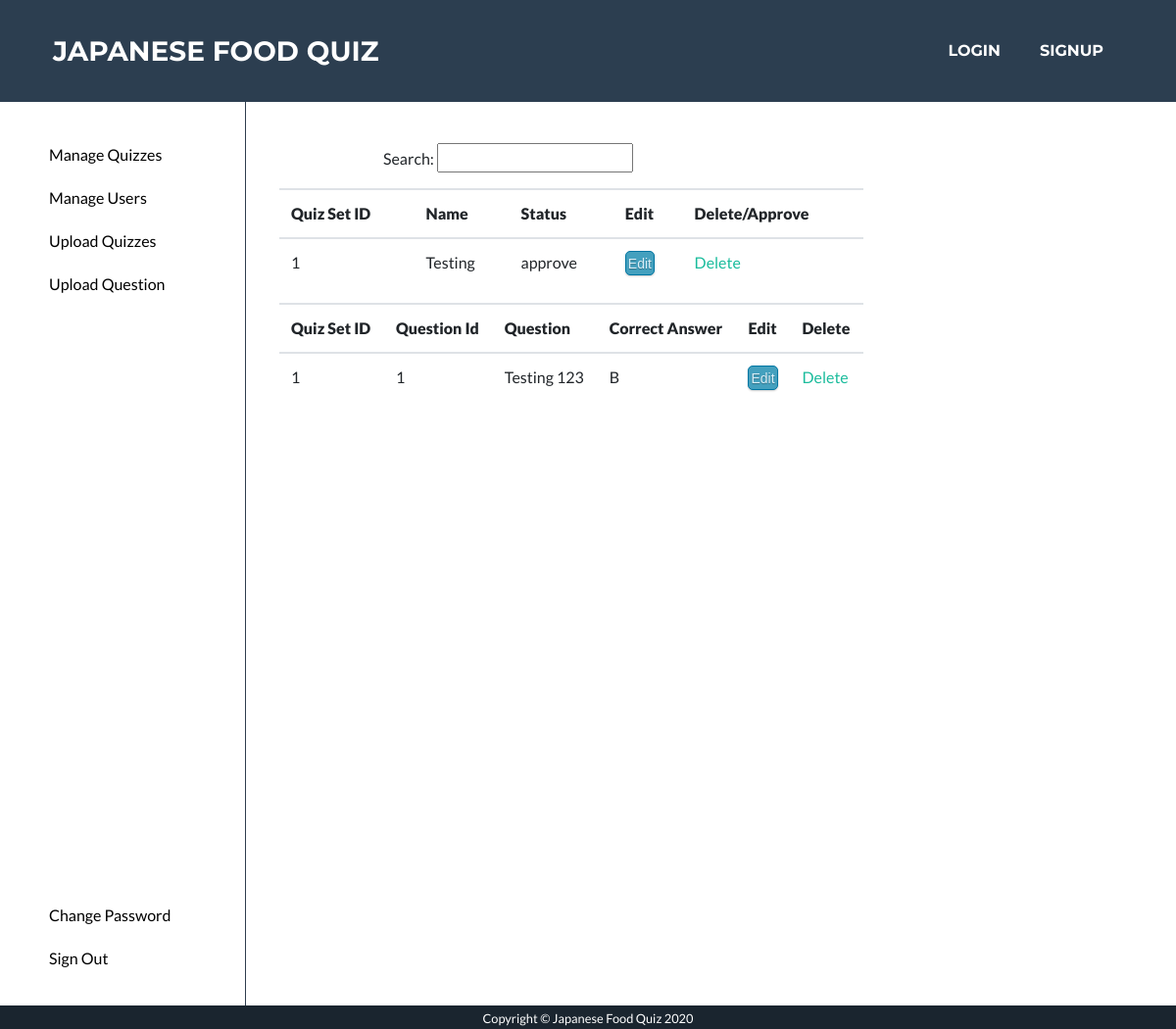
The page /manage_quiz (signed in) on the database as committed earlier.
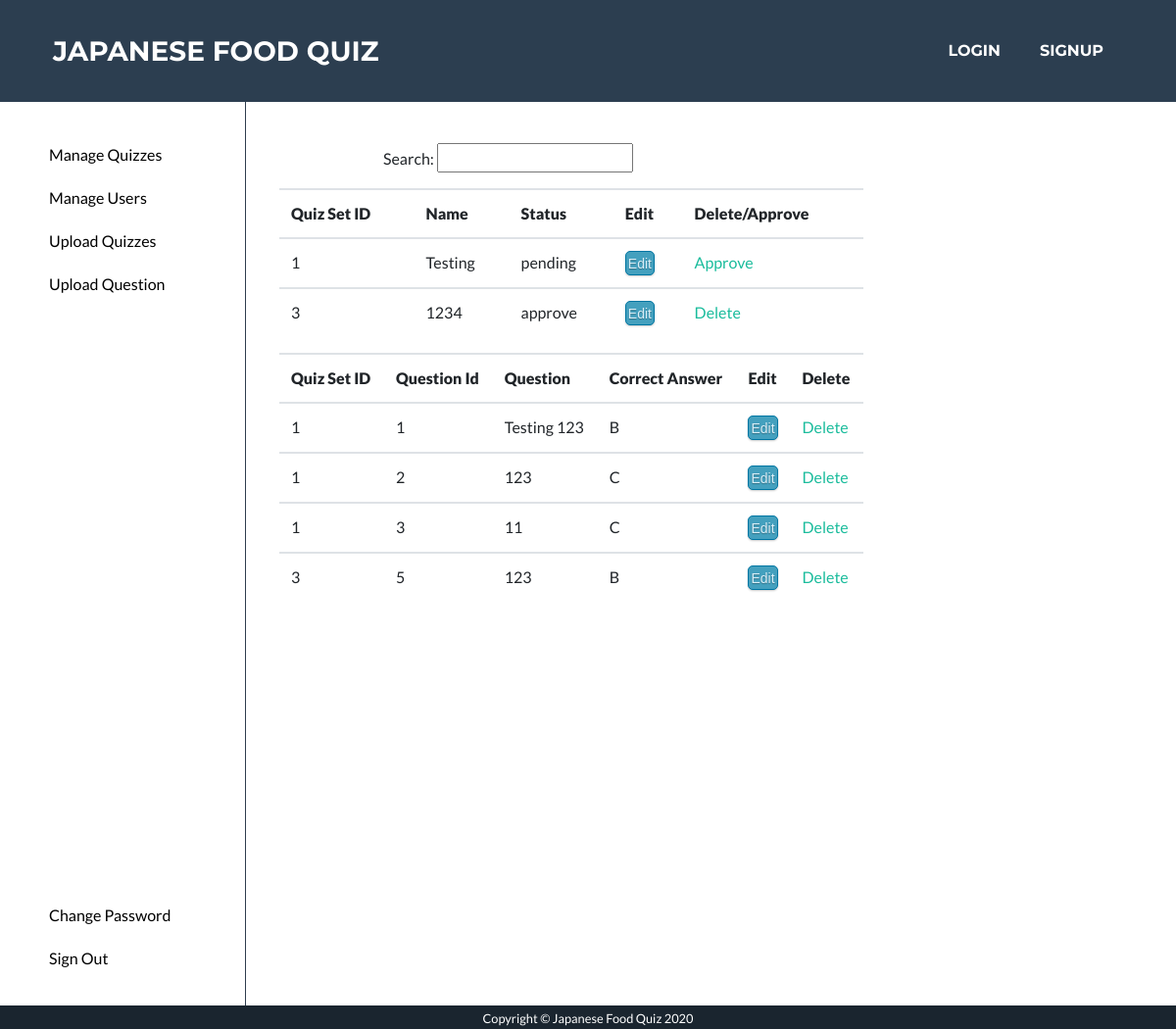
The same page on the database as committed later.
### app/models.py (models this page shows, shortened)
class QuizSet(db.Model):
    __table_args__ = {'extend_existing': True}
    quizSetID = db.Column(db.Integer, primary_key=True)
    name = db.Column(db.String(100))
    description = db.Column(db.String(100))
    picture = db.Column(db.String(100))
    userID = db.Column(db.String)
    status = db.Column(db.String(100))

class Question(db.Model):
    __table_args__ = {'extend_existing': True}
    questionID = db.Column(db.Integer, primary_key=True)
    quizSetID = db.Column(db.Integer)
    question = db.Column(db.String(1000))
    choiceA = db.Column(db.String(100))
    choiceB = db.Column(db.String(100))
    choiceC = db.Column(db.String(100))
    choiceD = db.Column(db.String(100))
    correctAnswer = db.Column(db.String(2))

### app/routes.py (the view)
@app.route('/manage_quiz')
@login_required
def manage_quiz():
    user = current_user
    if user.name != 'admin':
        return redirect('/admin')
    quizSetIds = []
    quizSets = QuizSet.query.all()
    for quizSet in quizSets:
        quizSetIds.append(quizSet.quizSetID)
    questions = Question.query.all()
    show_questions = []
    for question in questions:
        if question.quizSetID in quizSetIds:
            show_questions.append(question)
    return render_template('manage_quiz.html', quizSets=quizSets, questions=show_questions)

### app/models.py (called while the page is built)
@login.user_loader
def load_user(id):
    user = User.query.filter_by(id=(int(id))).first()
    return user

### app/templates/manage_quiz.html (shortened to what this page needs)
<!DOCTYPE html>
<html lang="en">
  <head>
    <link href="/static/style.css" rel="stylesheet" />
    <link rel="stylesheet" type="text/css" href="static/default.css" />
    <link rel="stylesheet" type="text/css" href="static/admin_page.css" />
    {% extends 'base.html' %} {% block content %}
    <div class="main">
      <div class="navbar2">
        <ul class="nav_ul2">
          <li class="nav_list2">
            <a href="/manage_quiz"><button>Manage Quizzes</button> </a>
          </li>
          <li class="nav_list2">
            <a href="/manage_user"><button>Manage Users</button> </a>
          </li>
          <li class="nav_list2">
            <a href="/upload_question_set"><button>Upload Quizzes</button> </a>
          </li>
          <li class="nav_list2">
            <a href="/upload_quiz"><button>Upload Question</button></a>
          </li>
          <li class="nav_list2_bottom"><a href="/admin_change_password"><button>Change Password</button></a></li>
          <li class="nav_list2"><a href="/logout"><button>Sign Out</button></a></li>
        </ul>
      </div>
      <div class="main_part">
        <p class="search">Search: <input type="text" /></p>
      <div class="flex_list container">
       <table class='table'>
              <tr>
                  <th><strong>Quiz Set ID</strong></th>
                  <th><strong>Name</strong></th>
                  <th><strong>Status</strong></th>
                  <th><strong>Edit</strong></th>
                  <th><strong>Delete/Approve</strong></th>
              </tr>
               {% for quizSet in quizSets %}
                  <tr>
                          <td>{{ quizSet.quizSetID }}</td>
                          <td>{{ quizSet.name }}</td>
                          <td>{{ quizSet.status }}</td>
                          <td><a class="button2" href="/edit_question_set?id={{ quizSet.quizSetID }}">Edit</a></td>
                          {%  if quizSet.status== "approve" %}
                          <td style="text-align: left;" ><a href="/delete_quiz_set?id={{ quizSet.quizSetID }}">Delete</a></td>
                          {% else %}
                          <td style="text-align: left;" ><a href="/delete_quiz_set?id={{ quizSet.quizSetID }}">Approve</a></td>
                          {% endif %}
                  </tr>
               {% endfor %}
       </table>
      </div>
      <div class="flex_list container">
       <table class='table'>
              <tr>
                  <th><strong>Quiz Set ID</strong></th>
                  <th><strong>Question Id</strong></th>
                  <th><strong>Question</strong></th>
                  <th><strong>Correct Answer</strong></th>
                  <th><strong>Edit</strong></th>
                  <th><strong>Delete</strong></th>
              </tr>
               {% for question in questions %}
                  <tr>
                          <td>{{ question.quizSetID }}</td>
                          <td>{{ question.questionID }}</td>
                          <td>{{ question.question }}</td>
                          <td>{{ question.correctAnswer}} </td>
                          <td><a class="button2" href="/edit_quiz?id={{ question.questionID }}&qsID={{ question.quizSetID }}">Edit</a>
                          <td style="text-align: left;" ><a href="/delete_quiz?id={{ question.questionID }}">Delete</a></td>
                          </td>
                  </tr>
               {% endfor %}
       </table>
      </div>
      </div>
    </div>
    {% endblock %}

### app/templates/base.html (shortened to what this page needs)
  </head>
  <body id="page-top">
    <nav
      class="navbar navbar-expand-lg bg-secondary text-uppercase fixed-top"
      id="mainNav"
    >
      <div class="container">
        <a class="navbar-brand js-scroll-trigger" href="/index"
          >Japanese Food Quiz</a
        >
        <div class="collapse navbar-collapse" id="navbarResponsive">
          <ul class="navbar-nav ml-auto">
            <li class="nav-item mx-0 mx-lg-1"
            style="padding:0; margin: 0 0.25rem 0 0.25rem">
              <a
                class="nav-link py-3 px-0 px-lg-3 rounded js-scroll-trigger"
                href="/user_login"
                style="padding:1rem;"
                >Login</a
              >
            </li>
            <li class="nav-item mx-0 mx-lg-1" style="padding:0; margin: 0 0.25rem 0 0.25rem">
              <a
                class="nav-link py-3 px-0 px-lg-3 rounded js-scroll-trigger"
                href="/user_register"
                style="padding:1rem;"
                >Signup</a
              >
            </li>
          </ul>
        </div>
      </div>
    </nav>
    {% block content %}{% endblock %}
    <section class="copyright text-center text-white" style="height: 1.5rem;">
      <div class="container" >
        <small>Copyright © Japanese Food Quiz 2020</small>
      </div>
    </section>
  </body>
</html>

### app/static/default.css (style rules this page uses)
* { -webkit-box-sizing: border-box; box-sizing: border-box; margin: 0; padding: 0; }
.button2 { display: inline-block; outline: none; cursor: pointer; text-align: center; text-decoration: none; font: 0.875rem/100% Arial, Helvetica, sans-serif; padding: 0.3125rem 0.125rem 0.25rem; text-shadow: 0 0.0625rem 0.0625rem rgba(0, 0, 0, 0.3); border-radius: 0.3125rem; box-shadow: 0 0.0625rem 0.125rem rgba(0, 0, 0, 0.2); color: #d9eef7; border: solid 0.0625rem #0076a3; background: #44a0be; }
input { width: 12.5rem; height: 1.875rem; }
.main { display: flex; flex-direction: row; left: 0; right: 0; top: 0; bottom: 0; width: 100%; height: 100%; }
.navbar2 { margin: 0; padding: 0; border-right: 0.0625rem solid #2f3e4e; height: 100%; }
.nav_ul2 { width: 12.5rem; margin-right: 3.125rem; margin-top: 3.125rem; }
.nav_list2 { padding-bottom: 1.25rem; }
.nav_list2_bottom { margin-top: 300%; margin-right: 0; margin-left: 3.125rem; padding-left: 0; padding-right: 0; padding-bottom: 1.25rem; }
li { padding-left: 3.125rem; list-style-type: none; padding-bottom: 0.625rem; }
.search { margin-left: 8.75rem; margin-top: 3.125rem; }

### app/static/admin_page.css (style rules this page uses)
.search { margin-left: 8.75rem; margin-top: 3.125rem; }
input { width: 12.5rem; height: 1.875rem; }
.flex_list { display: flex; flex-direction: row; margin-left: 0.625rem; }
button { color: black; background: white; text-shadow: none; box-shadow: none; border: none; }
li { padding-left: 3.125rem; padding-bottom: 0.625rem; }

Rows that differ between the two databases and show on the page:
changed QuizSet "Testing": status "approve" → "pending"; status "Delete" → "Approve"
added QuizSet: quizSetID "3", name "1234", status "approve"
added Question: quizSetID "1", questionID "2", question "123", correctAnswer "C"
added Question: quizSetID "1", questionID "3", question "11", correctAnswer "C"
added Question: quizSetID "3", questionID "5", question "123", correctAnswer "B"
